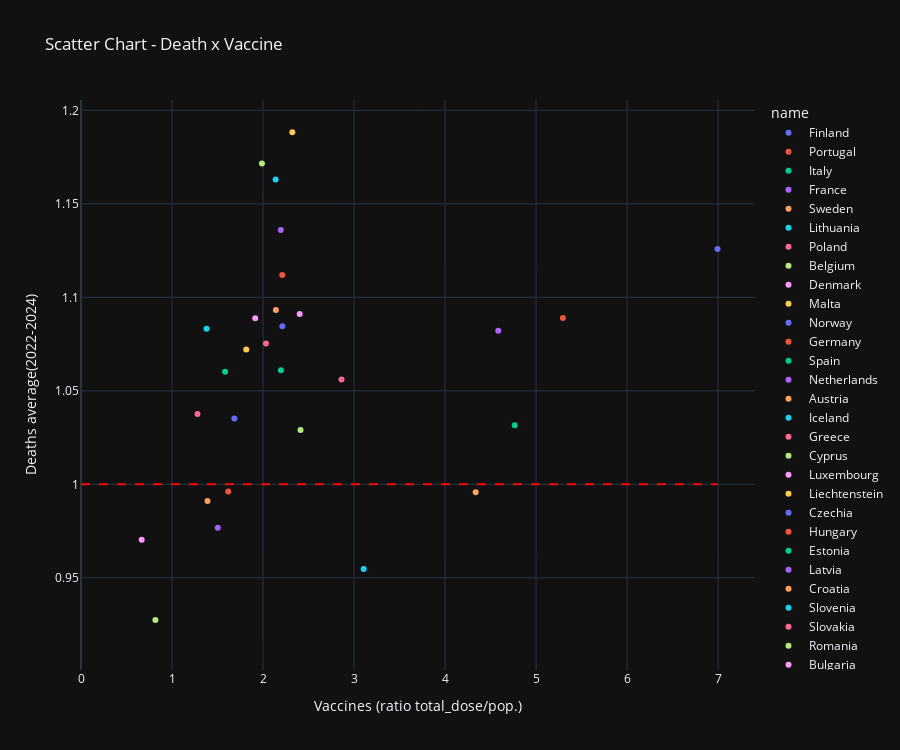

Notebook code for this chart:
### Markdown cell above
### notes:

* 2015-2019
    * provides the baseline
* 2020
    * the vaccine wasn't rolled out until the very end of this year, so the vaccines should have very little effect in here.
* 2021
    * this suggests that more vacccines caused less deaths.
    * i.e. dots move down when looking at them from left, to right. ↘️
* 2022
    * here it starts to change it's lean.
* 2023
    * here we can see a shift that more that the countries with more vaccines start to experience more deaths
    * i.e. dots move up when looking at them from left, to right. ↗️
* 2024
    * and this is similar to 2023
    * i.e. dots move up when looking at them from left, to right. ↗️

* and in 2022,2023,2024...we can see how they might average the to be the graph seen earlier.

### Code cell
title = 'Scatter Chart - Death x Vaccine'
display(MD(f'### {title}'))

fig = px.scatter(
        dxv,
        x="value",      
        y="average(2022-2024)",       
        color="name",      
        hover_name="name",
        title=title,
        labels={
            "value": "Vaccines (ratio total_dose/pop.)",  # Custom X-axis label
            "average(2022-2024)": "Deaths average(2022-2024)"           # Custom Y-axis label
        },
        height=750
    )
fig.update_layout(template="plotly_dark")

fig.add_shape(
    type="line",
    x0=0, x1=dxv.value.max(),
    y0=1, y1=1, # Start and end y-coordinates
    line=dict(color="Red", width=2, dash="dash"),  # Line style
    xref="x", yref="y"          # Reference axes
)


fig.show()

### Figure 1 — Plotly figure (JSON) as saved in the notebook; plotly's stock layout.template omitted (floating-point values rounded to 4 significant figures)
{"data": [{"hovertemplate": "<b>%{hovertext}</b><br><br>name=Finland<br>Vaccines (ratio total_dose/pop.)=%{x}<br>Deaths average(2022-2024)=%{y}<extra></extra>", "hovertext": ["Finland"], "legendgroup": "Finland", "marker": {"color": "#636efa", "symbol": "circle"}, "mode": "markers", "name": "Finland", "orientation": "v", "showlegend": true, "type": "scatter", "x": [6.994], "xaxis": "x", "y": [1.126], "yaxis": "y"}, {"hovertemplate": "<b>%{hovertext}</b><br><br>name=Portugal<br>Vaccines (ratio total_dose/pop.)=%{x}<br>Deaths average(2022-2024)=%{y}<extra></extra>", "hovertext": ["Portugal"], "legendgroup": "Portugal", "marker": {"color": "#EF553B", "symbol": "circle"}, "mode": "markers", "name": "Portugal", "orientation": "v", "showlegend": true, "type": "scatter", "x": [5.295], "xaxis": "x", "y": [1.089], "yaxis": "y"}, {"hovertemplate": "<b>%{hovertext}</b><br><br>name=Italy<br>Vaccines (ratio total_dose/pop.)=%{x}<br>Deaths average(2022-2024)=%{y}<extra></extra>", "hovertext": ["Italy"], "legendgroup": "Italy", "marker": {"color": "#00cc96", "symbol": "circle"}, "mode": "markers", "name": "Italy", "orientation": "v", "showlegend": true, "type": "scatter", "x": [4.765], "xaxis": "x", "y": [1.032], "yaxis": "y"}, {"hovertemplate": "<b>%{hovertext}</b><br><br>name=France<br>Vaccines (ratio total_dose/pop.)=%{x}<br>Deaths average(2022-2024)=%{y}<extra></extra>", "hovertext": ["France"], "legendgroup": "France", "marker": {"color": "#ab63fa", "symbol": "circle"}, "mode": "markers", "name": "France", "orientation": "v", "showlegend": true, "type": "scatter", "x": [4.585], "xaxis": "x", "y": [1.082], "yaxis": "y"}, {"hovertemplate": "<b>%{hovertext}</b><br><br>name=Sweden<br>Vaccines (ratio total_dose/pop.)=%{x}<br>Deaths average(2022-2024)=%{y}<extra></extra>", "hovertext": ["Sweden"], "legendgroup": "Sweden", "marker": {"color": "#FFA15A", "symbol": "circle"}, "mode": "markers", "name": "Sweden", "orientation": "v", "showlegend": true, "type": "scatter", "x": [4.336], "xaxis": "x", "y": [0.9957], "yaxis": "y"}, {"hovertemplate": "<b>%{hovertext}</b><br><br>name=Lithuania<br>Vaccines (ratio total_dose/pop.)=%{x}<br>Deaths average(2022-2024)=%{y}<extra></extra>", "hovertext": ["Lithuania"], "legendgroup": "Lithuania", "marker": {"color": "#19d3f3", "symbol": "circle"}, "mode": "markers", "name": "Lithuania", "orientation": "v", "showlegend": true, "type": "scatter", "x": [3.106], "xaxis": "x", "y": [0.9548], "yaxis": "y"}, {"hovertemplate": "<b>%{hovertext}</b><br><br>name=Poland<br>Vaccines (ratio total_dose/pop.)=%{x}<br>Deaths average(2022-2024)=%{y}<extra></extra>", "hovertext": ["Poland"], "legendgroup": "Poland", "marker": {"color": "#FF6692", "symbol": "circle"}, "mode": "markers", "name": "Poland", "orientation": "v", "showlegend": true, "type": "scatter", "x": [2.863], "xaxis": "x", "y": [1.056], "yaxis": "y"}, {"hovertemplate": "<b>%{hovertext}</b><br><br>name=Belgium<br>Vaccines (ratio total_dose/pop.)=%{x}<br>Deaths average(2022-2024)=%{y}<extra></extra>", "hovertext": ["Belgium"], "legendgroup": "Belgium", "marker": {"color": "#B6E880", "symbol": "circle"}, "mode": "markers", "name": "Belgium", "orientation": "v", "showlegend": true, "type": "scatter", "x": [2.412], "xaxis": "x", "y": [1.029], "yaxis": "y"}, {"hovertemplate": "<b>%{hovertext}</b><br><br>name=Denmark<br>Vaccines (ratio total_dose/pop.)=%{x}<br>Deaths average(2022-2024)=%{y}<extra></extra>", "hovertext": ["Denmark"], "legendgroup": "Denmark", "marker": {"color": "#FF97FF", "symbol": "circle"}, "mode": "markers", "name": "Denmark", "orientation": "v", "showlegend": true, "type": "scatter", "x": [2.403], "xaxis": "x", "y": [1.091], "yaxis": "y"}, {"hovertemplate": "<b>%{hovertext}</b><br><br>name=Malta<br>Vaccines (ratio total_dose/pop.)=%{x}<br>Deaths average(2022-2024)=%{y}<extra></extra>", "hovertext": ["Malta"], "legendgroup": "Malta", "marker": {"color": "#FECB52", "symbol": "circle"}, "mode": "markers", "name": "Malta", "orientation": "v", "showlegend": true, "type": "scatter", "x": [2.322], "xaxis": "x", "y": [1.188], "yaxis": "y"}, {"hovertemplate": "<b>%{hovertext}</b><br><br>name=Norway<br>Vaccines (ratio total_dose/pop.)=%{x}<br>Deaths average(2022-2024)=%{y}<extra></extra>", "hovertext": ["Norway"], "legendgroup": "Norway", "marker": {"color": "#636efa", "symbol": "circle"}, "mode": "markers", "name": "Norway", "orientation": "v", "showlegend": true, "type": "scatter", "x": [2.213], "xaxis": "x", "y": [1.085], "yaxis": "y"}, {"hovertemplate": "<b>%{hovertext}</b><br><br>name=Germany<br>Vaccines (ratio total_dose/pop.)=%{x}<br>Deaths average(2022-2024)=%{y}<extra></extra>", "hovertext": ["Germany"], "legendgroup": "Germany", "marker": {"color": "#EF553B", "symbol": "circle"}, "mode": "markers", "name": "Germany", "orientation": "v", "showlegend": true, "type": "scatter", "x": [2.212], "xaxis": "x", "y": [1.112], "yaxis": "y"}, {"hovertemplate": "<b>%{hovertext}</b><br><br>name=Spain<br>Vaccines (ratio total_dose/pop.)=%{x}<br>Deaths average(2022-2024)=%{y}<extra></extra>", "hovertext": ["Spain"], "legendgroup": "Spain", "marker": {"color": "#00cc96", "symbol": "circle"}, "mode": "markers", "name": "Spain", "orientation": "v", "showlegend": true, "type": "scatter", "x": [2.196], "xaxis": "x", "y": [1.061], "yaxis": "y"}, {"hovertemplate": "<b>%{hovertext}</b><br><br>name=Netherlands<br>Vaccines (ratio total_dose/pop.)=%{x}<br>Deaths average(2022-2024)=%{y}<extra></extra>", "hovertext": ["Netherlands"], "legendgroup": "Netherlands", "marker": {"color": "#ab63fa", "symbol": "circle"}, "mode": "markers", "name": "Netherlands", "orientation": "v", "showlegend": true, "type": "scatter", "x": [2.195], "xaxis": "x", "y": [1.136], "yaxis": "y"}, {"hovertemplate": "<b>%{hovertext}</b><br><br>name=Austria<br>Vaccines (ratio total_dose/pop.)=%{x}<br>Deaths average(2022-2024)=%{y}<extra></extra>", "hovertext": ["Austria"], "legendgroup": "Austria", "marker": {"color": "#FFA15A", "symbol": "circle"}, "mode": "markers", "name": "Austria", "orientation": "v", "showlegend": true, "type": "scatter", "x": [2.141], "xaxis": "x", "y": [1.093], "yaxis": "y"}, {"hovertemplate": "<b>%{hovertext}</b><br><br>name=Iceland<br>Vaccines (ratio total_dose/pop.)=%{x}<br>Deaths average(2022-2024)=%{y}<extra></extra>", "hovertext": ["Iceland"], "legendgroup": "Iceland", "marker": {"color": "#19d3f3", "symbol": "circle"}, "mode": "markers", "name": "Iceland", "orientation": "v", "showlegend": true, "type": "scatter", "x": [2.139], "xaxis": "x", "y": [1.163], "yaxis": "y"}, {"hovertemplate": "<b>%{hovertext}</b><br><br>name=Greece<br>Vaccines (ratio total_dose/pop.)=%{x}<br>Deaths average(2022-2024)=%{y}<extra></extra>", "hovertext": ["Greece"], "legendgroup": "Greece", "marker": {"color": "#FF6692", "symbol": "circle"}, "mode": "markers", "name": "Greece", "orientation": "v", "showlegend": true, "type": "scatter", "x": [2.032], "xaxis": "x", "y": [1.075], "yaxis": "y"}, {"hovertemplate": "<b>%{hovertext}</b><br><br>name=Cyprus<br>Vaccines (ratio total_dose/pop.)=%{x}<br>Deaths average(2022-2024)=%{y}<extra></extra>", "hovertext": ["Cyprus"], "legendgroup": "Cyprus", "marker": {"color": "#B6E880", "symbol": "circle"}, "mode": "markers", "name": "Cyprus", "orientation": "v", "showlegend": true, "type": "scatter", "x": [1.988], "xaxis": "x", "y": [1.172], "yaxis": "y"}, {"hovertemplate": "<b>%{hovertext}</b><br><br>name=Luxembourg<br>Vaccines (ratio total_dose/pop.)=%{x}<br>Deaths average(2022-2024)=%{y}<extra></extra>", "hovertext": ["Luxembourg"], "legendgroup": "Luxembourg", "marker": {"color": "#FF97FF", "symbol": "circle"}, "mode": "markers", "name": "Luxembourg", "orientation": "v", "showlegend": true, "type": "scatter", "x": [1.914], "xaxis": "x", "y": [1.089], "yaxis": "y"}, {"hovertemplate": "<b>%{hovertext}</b><br><br>name=Liechtenstein<br>Vaccines (ratio total_dose/pop.)=%{x}<br>Deaths average(2022-2024)=%{y}<extra></extra>", "hovertext": ["Liechtenstein"], "legendgroup": "Liechtenstein", "marker": {"color": "#FECB52", "symbol": "circle"}, "mode": "markers", "name": "Liechtenstein", "orientation": "v", "showlegend": true, "type": "scatter", "x": [1.816], "xaxis": "x", "y": [1.072], "yaxis": "y"}, {"hovertemplate": "<b>%{hovertext}</b><br><br>name=Czechia<br>Vaccines (ratio total_dose/pop.)=%{x}<br>Deaths average(2022-2024)=%{y}<extra></extra>", "hovertext": ["Czechia"], "legendgroup": "Czechia", "marker": {"color": "#636efa", "symbol": "circle"}, "mode": "markers", "name": "Czechia", "orientation": "v", "showlegend": true, "type": "scatter", "x": [1.685], "xaxis": "x", "y": [1.035], "yaxis": "y"}, {"hovertemplate": "<b>%{hovertext}</b><br><br>name=Hungary<br>Vaccines (ratio total_dose/pop.)=%{x}<br>Deaths average(2022-2024)=%{y}<extra></extra>", "hovertext": ["Hungary"], "legendgroup": "Hungary", "marker": {"color": "#EF553B", "symbol": "circle"}, "mode": "markers", "name": "Hungary", "orientation": "v", "showlegend": true, "type": "scatter", "x": [1.618], "xaxis": "x", "y": [0.9962], "yaxis": "y"}, {"hovertemplate": "<b>%{hovertext}</b><br><br>name=Estonia<br>Vaccines (ratio total_dose/pop.)=%{x}<br>Deaths average(2022-2024)=%{y}<extra></extra>", "hovertext": ["Estonia"], "legendgroup": "Estonia", "marker": {"color": "#00cc96", "symbol": "circle"}, "mode": "markers", "name": "Estonia", "orientation": "v", "showlegend": true, "type": "scatter", "x": [1.583], "xaxis": "x", "y": [1.06], "yaxis": "y"}, {"hovertemplate": "<b>%{hovertext}</b><br><br>name=Latvia<br>Vaccines (ratio total_dose/pop.)=%{x}<br>Deaths average(2022-2024)=%{y}<extra></extra>", "hovertext": ["Latvia"], "legendgroup": "Latvia", "marker": {"color": "#ab63fa", "symbol": "circle"}, "mode": "markers", "name": "Latvia", "orientation": "v", "showlegend": true, "type": "scatter", "x": [1.503], "xaxis": "x", "y": [0.9768], "yaxis": "y"}, {"hovertemplate": "<b>%{hovertext}</b><br><br>name=Croatia<br>Vaccines (ratio total_dose/pop.)=%{x}<br>Deaths average(2022-2024)=%{y}<extra></extra>", "hovertext": ["Croatia"], "legendgroup": "Croatia", "marker": {"color": "#FFA15A", "symbol": "circle"}, "mode": "markers", "name": "Croatia", "orientation": "v", "showlegend": true, "type": "scatter", "x": [1.39], "xaxis": "x", "y": [0.9911], "yaxis": "y"}, {"hovertemplate": "<b>%{hovertext}</b><br><br>name=Slovenia<br>Vaccines (ratio total_dose/pop.)=%{x}<br>Deaths average(2022-2024)=%{y}<extra></extra>", "hovertext": ["Slovenia"], "legendgroup": "Slovenia", "marker": {"color": "#19d3f3", "symbol": "circle"}, "mode": "markers", "name": "Slovenia", "orientation": "v", "showlegend": true, "type": "scatter", "x": [1.38], "xaxis": "x", "y": [1.083], "yaxis": "y"}, {"hovertemplate": "<b>%{hovertext}</b><br><br>name=Slovakia<br>Vaccines (ratio total_dose/pop.)=%{x}<br>Deaths average(2022-2024)=%{y}<extra></extra>", "hovertext": ["Slovakia"], "legendgroup": "Slovakia", "marker": {"color": "#FF6692", "symbol": "circle"}, "mode": "markers", "name": "Slovakia", "orientation": "v", "showlegend": true, "type": "scatter", "x": [1.28], "xaxis": "x", "y": [1.038], "yaxis": "y"}, {"hovertemplate": "<b>%{hovertext}</b><br><br>name=Romania<br>Vaccines (ratio total_dose/pop.)=%{x}<br>Deaths average(2022-2024)=%{y}<extra></extra>", "hovertext": ["Romania"], "legendgroup": "Romania", "marker": {"color": "#B6E880", "symbol": "circle"}, "mode": "markers", "name": "Romania", "orientation": "v", "showlegend": true, "type": "scatter", "x": [0.8175], "xaxis": "x", "y": [0.9275], "yaxis": "y"}, {"hovertemplate": "<b>%{hovertext}</b><br><br>name=Bulgaria<br>Vaccines (ratio total_dose/pop.)=%{x}<br>Deaths average(2022-2024)=%{y}<extra></extra>", "hovertext": ["Bulgaria"], "legendgroup": "Bulgaria", "marker": {"color": "#FF97FF", "symbol": "circle"}, "mode": "markers", "name": "Bulgaria", "orientation": "v", "showlegend": true, "type": "scatter", "x": [0.6665], "xaxis": "x", "y": [0.9704], "yaxis": "y"}, {"hovertemplate": "<b>%{hovertext}</b><br><br>name=Switzerland<br>Vaccines (ratio total_dose/pop.)=%{x}<br>Deaths average(2022-2024)=%{y}<extra></extra>", "hovertext": ["Switzerland"], "legendgroup": "Switzerland", "marker": {"color": "#FECB52", "symbol": "circle"}, "mode": "markers", "name": "Switzerland", "orientation": "v", "showlegend": true, "type": "scatter", "x": [null], "xaxis": "x", "y": [1.073], "yaxis": "y"}, {"hovertemplate": "<b>%{hovertext}</b><br><br>name=Montenegro<br>Vaccines (ratio total_dose/pop.)=%{x}<br>Deaths average(2022-2024)=%{y}<extra></extra>", "hovertext": ["Montenegro"], "legendgroup": "Montenegro", "marker": {"color": "#636efa", "symbol": "circle"}, "mode": "markers", "name": "Montenegro", "orientation": "v", "showlegend": true, "type": "scatter", "x": [null], "xaxis": "x", "y": [1.013], "yaxis": "y"}, {"hovertemplate": "<b>%{hovertext}</b><br><br>name=Serbia<br>Vaccines (ratio total_dose/pop.)=%{x}<br>Deaths average(2022-2024)=%{y}<extra></extra>", "hovertext": ["Serbia"], "legendgroup": "Serbia", "marker": {"color": "#EF553B", "symbol": "circle"}, "mode": "markers", "name": "Serbia", "orientation": "v", "showlegend": true, "type": "scatter", "x": [null], "xaxis": "x", "y": [0.9522], "yaxis": "y"}, {"hovertemplate": "<b>%{hovertext}</b><br><br>name=Armenia<br>Vaccines (ratio total_dose/pop.)=%{x}<br>Deaths average(2022-2024)=%{y}<extra></extra>", "hovertext": ["Armenia"], "legendgroup": "Armenia", "marker": {"color": "#00cc96", "symbol": "circle"}, "mode": "markers", "name": "Armenia", "orientation": "v", "showlegend": true, "type": "scatter", "x": [null], "xaxis": "x", "y": [0.918], "yaxis": "y"}], "layout": {"height": 750, "legend": {"title": {"text": "name"}, "tracegroupgap": 0}, "shapes": [{"line": {"color": "Red", "dash": "dash", "width": 2}, "type": "line", "x0": 0, "x1": 6.994, "xref": "x", "y0": 1, "y1": 1, "yref": "y"}], "title": {"text": "Scatter Chart - Death x Vaccine"}, "xaxis": {"anchor": "y", "domain": [0, 1], "title": {"text": "Vaccines (ratio total_dose/pop.)"}}, "yaxis": {"anchor": "x", "domain": [0, 1], "title": {"text": "Deaths average(2022-2024)"}}}}
